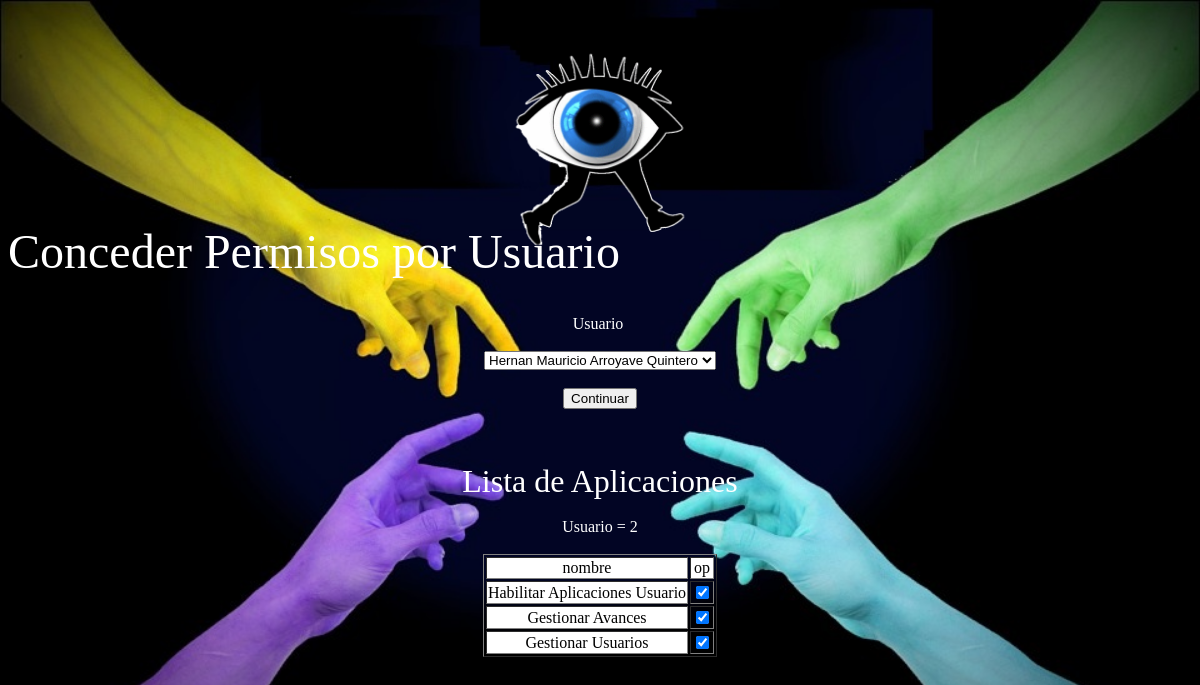
The app's page /roles.php?usu=2 (signed in) with its own data.
### tables this page shows
CREATE TABLE `aplicaciones` (
  `id` int(11) NOT NULL,
  `nombre` varchar(300) NOT NULL,
  `url` varchar(300) NOT NULL
);

### roles.php (the view, shortened to what this page needs)
<?php
	include('bd/conexion_log.php');
	$us=$_REQUEST['usu'];
?>
<html>
	<HEAD>
	</HEAD>
	<body>
		<div class="container">
			<div class="div-img">
				<img class="img" src="img/logo.gif" title="logo" alt="logo">
			</div>
		</div>
		<BR><BR><BR><BR>
		<BR><BR><BR><BR>
		<BR><BR><BR><BR>
		<marquee><font size=7 color="white">Conceder Permisos por Usuario</font></marquee>
		<BR>
		<BR>
		<center>
			<form name=f>
					<font color="white">Usuario</font>&nbsp;<br><br>
				<select name=us id=us>
					<?php
						$sql = "SELECT * FROM usuarios";
						$result = $conn->query($sql);
						$total=$result->num_rows;
						if($total>0)
						{
							for($i=1;$i<=$total;$i++)
							{
								$row = $result->fetch_assoc();
								$id_c=$row["id"];
								$nombre_c=$row["nombre"];
								$apelldos_c=$row["apellidos"];
								$nom=$nombre_c.' '.$apelldos_c;
								if($us==$id_c)
								{
								echo "
								<option value='$id_c' selected>$nom</option>
								";
							}
							else
							{
								echo "
								<option value='$id_c' >$nom</option>
								";
							}
						}
					}
				?>
			</select><br><br>
		<input type=button name=b value='Continuar' onclick='revisar();'><br><br>
		<?php
			if($us!='')
			{
				echo "
			<!--
			Titulo tabla de registros usuarios
			-->
				<br><br><font size=6 color=white>Lista de Aplicaciones</font><br><br>";
				echo "<font color=white>Usuario = ".$us."</font><br><br>";
				echo "<table border=1>
				<tr>
				<td align=center bgcolor=white>nombre</td>
				<td align=center bgcolor=white>op</td>";
				$sql = "SELECT * FROM aplicaciones";
				$result = $conn->query($sql);
				$total=$result->num_rows;
				if($total>0)
				{
					for($j=1;$j<=$total;$j++)
					{
						$row = $result->fetch_assoc();
						$id_c1=$row["id"];
						$nombre_c1=$row["nombre"];
						echo "<tr><td align=center bgcolor=white>$nombre_c1</td>
						";
						$sql1 = "SELECT * FROM usu_apli where id_usuario='$us' and id_apli='$id_c1'";
						$result1 = $conn->query($sql1);
						$total1=$result1->num_rows;
						if($total1>0)
						{
							echo "<td><input type='checkbox' name='$id_c1' onclick='accion(\"E\",\"$us\",\"$id_c1\");' checked></td>";
						}
						else
						{
							echo "<td><input type='checkbox' name='$id_c1'  onclick='accion(\"I\",\"$us\",\"$id_c1\");'></td>";
						}
						echo "</tr>";
					}
				}
				echo "</table>";
			}
		?>
		</form>
		</body>
	</html>

### css/estilos.css (style rules this page uses)
.container { width: 200px; height: 200px; position: absolute; left: 0; right: 0; margin: 0 auto; top: 20px; }
.div-img { display: block; margin-left: auto; margin-right: auto; }
.div-img .img { display: block; margin-left: auto; margin-right: auto; width: 100%; transform: scale(1); -ms-transform: scale(1); -moz-transform: scale(1); -webkit-transform: scale(1); -o-transform: scale(1); -webkit-transition: all 500ms ease-in-out; -moz-transition: all 500ms ease-in-out; -ms-transition: all 500ms ease-in-out; -o-transition: all 500ms ease-in-out; }

### roles.php (style rules this page uses)
html { background: url(img/fondo.jpg); background-size: 100%; }

### records on screen
aplicaciones: nombre "Habilitar Aplicaciones Usuario"
aplicaciones: nombre "Gestionar Avances"
aplicaciones: nombre "Gestionar Usuarios"

### other values on screen
$us "2"
form field us "Hernan Mauricio Arroyave Quintero"
